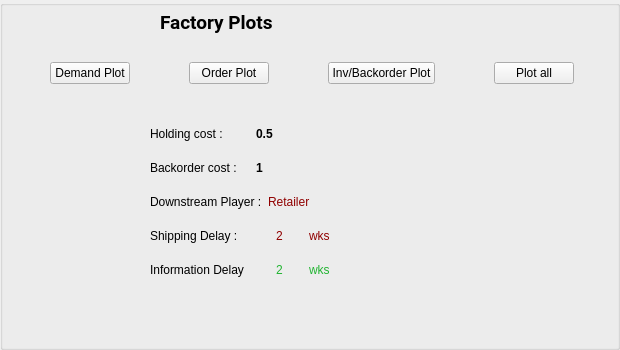
     <widget class="QGroupBox" name="groupBox_4">
      <property name="geometry">
       <rect>
        <x>650</x>
        <y>360</y>
        <width>620</width>
        <height>350</height>
       </rect>
      </property>
      <property name="styleSheet">
       <string notr="true"/>
      </property>
      <property name="title">
       <string/>
      </property>
      <widget class="QWidget" name="layoutWidget_50">
       <property name="geometry">
        <rect>
         <x>160</x>
         <y>10</y>
         <width>522</width>
         <height>25</height>
        </rect>
       </property>
       <layout class="QHBoxLayout" name="horizontalLayout_74">
        <item>
         <widget class="QLabel" name="label_203">
          <property name="font">
           <font>
            <family>Roboto</family>
            <pointsize>14</pointsize>
            <weight>75</weight>
            <bold>true</bold>
           </font>
          </property>
          <property name="text">
           <string>Factory Plots</string>
          </property>
         </widget>
        </item>
       </layout>
      </widget>
      <widget class="QGroupBox" name="groupBox_9">
       <property name="geometry">
        <rect>
         <x>640</x>
         <y>358</y>
         <width>620</width>
         <height>350</height>
        </rect>
       </property>
       <property name="title">
        <string/>
       </property>
       <widget class="QWidget" name="layoutWidget_51">
        <property name="geometry">
         <rect>
          <x>110</x>
          <y>10</y>
          <width>332</width>
          <height>19</height>
         </rect>
        </property>
        <layout class="QHBoxLayout" name="horizontalLayout_75">
         <item>
          <widget class="QLabel" name="label_204">
           <property name="text">
            <string>Inventory and Order Status Plots for</string>
           </property>
          </widget>
         </item>
         <item>
          <widget class="QLabel" name="label_205">
           <property name="text">
            <string>Wholesaler</string>
           </property>
          </widget>
         </item>
        </layout>
       </widget>
       <widget class="QWidget" name="layoutWidget_52">
        <property name="geometry">
         <rect>
          <x>60</x>
          <y>60</y>
          <width>295</width>
          <height>76</height>
         </rect>
        </property>
        <layout class="QVBoxLayout" name="verticalLayout_29">
         <item>
          <layout class="QHBoxLayout" name="horizontalLayout_76">
           <item>
            <widget class="QPushButton" name="pushButton_19">
             <property name="text">
              <string>Demand Plot</string>
             </property>
            </widget>
           </item>
           <item>
            <spacer name="horizontalSpacer_9">
             <property name="orientation">
              <enum>Qt::Horizontal</enum>
             </property>
             <property name="sizeHint" stdset="0">
              <size>
               <width>40</width>
               <height>20</height>
              </size>
             </property>
            </spacer>
           </item>
           <item>
            <widget class="QPushButton" name="pushButton_20">
             <property name="text">
              <string>Order Plot</string>
             </property>
            </widget>
           </item>
          </layout>
         </item>
         <item>
          <layout class="QHBoxLayout" name="horizontalLayout_77">
           <item>
            <widget class="QPushButton" name="pushButton_21">
             <property name="text">
              <string>Inv/Backorder Plot</string>
             </property>
            </widget>
           </item>
           <item>
            <spacer name="horizontalSpacer_10">
             <property name="orientation">
              <enum>Qt::Horizontal</enum>
             </property>
             <property name="sizeHint" stdset="0">
              <size>
               <width>40</width>
               <height>20</height>
              </size>
             </property>
            </spacer>
           </item>
           <item>
            <widget class="QPushButton" name="pushButton_22">
             <property name="text">
              <string>Plot all</string>
             </property>
            </widget>
           </item>
          </layout>
         </item>
        </layout>
       </widget>
       <widget class="QWidget" name="layoutWidget_53">
        <property name="geometry">
         <rect>
          <x>130</x>
          <y>180</y>
          <width>205</width>
          <height>164</height>
         </rect>
        </property>
        <layout class="QVBoxLayout" name="verticalLayout_30">
         <item>
          <layout class="QHBoxLayout" name="horizontalLayout_78">
           <item>
            <widget class="QLabel" name="label_206">
             <property name="text">
              <string>Holding cost :</string>
             </property>
            </widget>
           </item>
           <item>
            <widget class="QLabel" name="label_207">
             <property name="text">
              <string>0.5</string>
             </property>
            </widget>
           </item>
          </layout>
         </item>
         <item>
          <layout class="QHBoxLayout" name="horizontalLayout_79">
           <item>
            <widget class="QLabel" name="label_208">
             <property name="text">
              <string>Backorder cost :</string>
             </property>
            </widget>
           </item>
           <item>
            <widget class="QLabel" name="label_209">
             <property name="text">
              <string>1</string>
             </property>
            </widget>
           </item>
          </layout>
         </item>
         <item>
          <layout class="QHBoxLayout" name="horizontalLayout_80">
           <item>
            <widget class="QLabel" name="label_210">
             <property name="text">
              <string>Downstream Player :</string>
             </property>
            </widget>
           </item>
           <item>
            <widget class="QLabel" name="label_211">
             <property name="text">
              <string>Retailer</string>
             </property>
            </widget>
           </item>
          </layout>
         </item>
         <item>
          <layout class="QHBoxLayout" name="horizontalLayout_81">
           <item>
            <widget class="QLabel" name="label_212">
             <property name="text">
              <string>Upstream Player :</string>
             </property>
            </widget>
           </item>
           <item>
            <widget class="QLabel" name="label_213">
             <property name="text">
              <string>Distributor</string>
             </property>
            </widget>
           </item>
          </layout>
         </item>
         <item>
          <layout class="QHBoxLayout" name="horizontalLayout_82">
           <item>
            <widget class="QLabel" name="label_214">
             <property name="text">
              <string>Shipping Delay :</string>
             </property>
            </widget>
           </item>
           <item>
            <layout class="QHBoxLayout" name="horizontalLayout_83">
             <item>
              <widget class="QLabel" name="label_215">
               <property name="text">
                <string>2</string>
               </property>
               <property name="alignment">
                <set>Qt::AlignCenter</set>
               </property>
              </widget>
             </item>
             <item>
              <widget class="QLabel" name="label_216">
               <property name="text">
                <string>wks</string>
               </property>
              </widget>
             </item>
            </layout>
           </item>
          </layout>
         </item>
         <item>
          <layout class="QHBoxLayout" name="horizontalLayout_84">
           <item>
            <widget class="QLabel" name="label_217">
             <property name="text">
              <string>Information Delay</string>
             </property>
            </widget>
           </item>
           <item>
            <layout class="QHBoxLayout" name="horizontalLayout_85">
             <item>
              <widget class="QLabel" name="label_218">
               <property name="enabled">
                <bool>true</bool>
               </property>
               <property name="text">
                <string>2</string>
               </property>
               <property name="alignment">
                <set>Qt::AlignCenter</set>
               </property>
              </widget>
             </item>
             <item>
              <widget class="QLabel" name="label_219">
               <property name="text">
                <string>wks</string>
               </property>
              </widget>
             </item>
            </layout>
           </item>
          </layout>
         </item>
        </layout>
       </widget>
       <widget class="QWidget" name="layoutWidget_54">
        <property name="geometry">
         <rect>
          <x>103</x>
          <y>150</y>
          <width>253</width>
          <height>19</height>
         </rect>
        </property>
        <layout class="QHBoxLayout" name="horizontalLayout_86">
         <item>
          <widget class="QLabel" name="label_220">
           <property name="text">
            <string>Supply chain settings for</string>
           </property>
          </widget>
         </item>
         <item>
          <widget class="QLabel" name="label_221">
           <property name="text">
            <string>Wholesaler</string>
           </property>
          </widget>
         </item>
        </layout>
       </widget>
      </widget>
      <widget class="QGroupBox" name="groupBox_17">
       <property name="geometry">
        <rect>
         <x>0</x>
         <y>358</y>
         <width>620</width>
         <height>350</height>
        </rect>
       </property>
       <property name="title">
        <string/>
       </property>
       <widget class="QLabel" name="label_224">
        <property name="geometry">
         <rect>
          <x>20</x>
          <y>50</y>
          <width>501</width>
          <height>41</height>
         </rect>
        </property>
        <property name="text">
         <string>When all the Players have placed an order, you will automatically be advanced to the next week 10 seconds after.</string>
        </property>
        <property name="wordWrap">
         <bool>true</bool>
        </property>
       </widget>
       <widget class="QWidget" name="layoutWidget_56">
        <property name="geometry">
         <rect>
          <x>20</x>
          <y>160</y>
          <width>200</width>
          <height>92</height>
         </rect>
        </property>
        <layout class="QHBoxLayout" name="horizontalLayout_88">
         <item>
          <layout class="QVBoxLayout" name="verticalLayout_31">
           <item>
            <widget class="QLabel" name="label_225">
             <property name="text">
              <string>Factory</string>
             </property>
            </widget>
           </item>
           <item>
            <widget class="QLabel" name="label_226">
             <property name="text">
              <string>Distributor</string>
             </property>
            </widget>
           </item>
           <item>
            <widget class="QLabel" name="label_227">
             <property name="text">
              <string>Wholesaler</string>
             </property>
            </widget>
           </item>
           <item>
            <widget class="QLabel" name="label_228">
             <property name="text">
              <string>Retailer</string>
             </property>
            </widget>
           </item>
          </layout>
         </item>
         <item>
          <layout class="QVBoxLayout" name="verticalLayout_32">
           <item>
            <widget class="QLabel" name="label_229">
             <property name="text">
              <string>Has not ordered</string>
             </property>
            </widget>
           </item>
           <item>
            <widget class="QLabel" name="label_230">
             <property name="text">
              <string>Order placed</string>
             </property>
            </widget>
           </item>
           <item>
            <widget class="QLabel" name="label_231">
             <property name="text">
              <string>Has not ordered</string>
             </property>
            </widget>
           </item>
           <item>
            <widget class="QLabel" name="label_232">
             <property name="text">
              <string>Order placed</string>
             </property>
            </widget>
           </item>
          </layout>
         </item>
        </layout>
       </widget>
       <widget class="QWidget" name="layoutWidget_57">
        <property name="geometry">
         <rect>
          <x>20</x>
          <y>120</y>
          <width>56</width>
          <height>19</height>
         </rect>
        </property>
        <layout class="QHBoxLayout" name="horizontalLayout_89">
         <item>
          <widget class="QLabel" name="label_233">
           <property name="text">
            <string>Week</string>
           </property>
          </widget>
         </item>
         <item>
          <widget class="QLabel" name="label_234">
           <property name="text">
            <string>2</string>
           </property>
           <property name="alignment">
            <set>Qt::AlignCenter</set>
           </property>
          </widget>
         </item>
        </layout>
       </widget>
       <widget class="QWidget" name="layoutWidget_58">
        <property name="geometry">
         <rect>
          <x>90</x>
          <y>10</y>
          <width>341</width>
          <height>19</height>
         </rect>
        </property>
        <layout class="QHBoxLayout" name="horizontalLayout_90">
         <item>
          <widget class="QLabel" name="label_235">
           <property name="text">
            <string>Status of Other Supply Chain Members of Game</string>
           </property>
          </widget>
         </item>
         <item>
          <widget class="QLabel" name="label_236">
           <property name="text">
            <string>1</string>
           </property>
           <property name="alignment">
            <set>Qt::AlignCenter</set>
           </property>
          </widget>
         </item>
        </layout>
       </widget>
      </widget>
      <widget class="QGroupBox" name="groupBox_20">
       <property name="geometry">
        <rect>
         <x>638</x>
         <y>0</y>
         <width>620</width>
         <height>350</height>
        </rect>
       </property>
       <property name="title">
        <string/>
       </property>
       <widget class="QLabel" name="label_237">
        <property name="geometry">
         <rect>
          <x>90</x>
          <y>10</y>
          <width>291</width>
          <height>20</height>
         </rect>
        </property>
        <property name="text">
         <string>Wholesaler Information for the last 10 weeks</string>
        </property>
       </widget>
       <widget class="QLabel" name="label_238">
        <property name="geometry">
         <rect>
          <x>30</x>
          <y>50</y>
          <width>371</width>
          <height>16</height>
         </rect>
        </property>
        <property name="text">
         <string>Note: the two orders placed to Wholesaler before week 1 are</string>
        </property>
       </widget>
       <widget class="QLabel" name="label_239">
        <property name="geometry">
         <rect>
          <x>390</x>
          <y>50</y>
          <width>16</width>
          <height>16</height>
         </rect>
        </property>
        <property name="text">
         <string>4</string>
        </property>
        <property name="alignment">
         <set>Qt::AlignCenter</set>
        </property>
       </widget>
       <widget class="QLabel" name="label_240">
        <property name="geometry">
         <rect>
          <x>405</x>
          <y>50</y>
          <width>21</width>
          <height>16</height>
         </rect>
        </property>
        <property name="text">
         <string>and</string>
        </property>
       </widget>
       <widget class="QLabel" name="label_241">
        <property name="geometry">
         <rect>
          <x>425</x>
          <y>50</y>
          <width>16</width>
          <height>16</height>
         </rect>
        </property>
        <property name="text">
         <string>4</string>
        </property>
        <property name="alignment">
         <set>Qt::AlignCenter</set>
        </property>
       </widget>
       <widget class="QLabel" name="label_242">
        <property name="geometry">
         <rect>
          <x>440</x>
          <y>50</y>
          <width>31</width>
          <height>16</height>
         </rect>
        </property>
        <property name="text">
         <string>units.</string>
        </property>
       </widget>
       <widget class="QTableWidget" name="tableWidget_5">
        <property name="geometry">
         <rect>
          <x>70</x>
          <y>90</y>
          <width>491</width>
          <height>51</height>
         </rect>
        </property>
        <property name="rowCount">
         <number>2</number>
        </property>
        <property name="columnCount">
         <number>7</number>
        </property>
        <attribute name="horizontalHeaderVisible">
         <bool>false</bool>
        </attribute>
        <attribute name="horizontalHeaderCascadingSectionResizes">
         <bool>true</bool>
        </attribute>
        <attribute name="horizontalHeaderMinimumSectionSize">
         <number>15</number>
        </attribute>
        <attribute name="horizontalHeaderDefaultSectionSize">
         <number>70</number>
        </attribute>
        <attribute name="verticalHeaderVisible">
         <bool>false</bool>
        </attribute>
        <attribute name="verticalHeaderDefaultSectionSize">
         <number>21</number>
        </attribute>
        <row>
         <property name="text">
          <string>titleRow</string>
         </property>
         <property name="font">
          <font>
           <weight>75</weight>
           <bold>true</bold>
          </font>
         </property>
         <property name="textAlignment">
          <set>AlignCenter</set>
         </property>
         <property name="background">
          <color>
           <red>220</red>
           <green>220</green>
           <blue>220</blue>
          </color>
         </property>
         <property name="foreground">
          <brush brushstyle="NoBrush">
           <color alpha="255">
            <red>0</red>
            <green>0</green>
            <blue>0</blue>
           </color>
          </brush>
         </property>
        </row>
        <row>
         <property name="text">
          <string>dataRow</string>
         </property>
        </row>
        <column/>
        <column/>
        <column/>
        <column/>
        <column/>
        <column/>
        <column/>
        <item row="0" column="0">
         <property name="text">
          <string>Week</string>
         </property>
        </item>
        <item row="0" column="1">
         <property name="text">
          <string>Inv/Blk</string>
         </property>
        </item>
        <item row="0" column="2">
         <property name="text">
          <string>Demand</string>
         </property>
        </item>
        <item row="0" column="3">
         <property name="text">
          <string>Incom. ships</string>
         </property>
        </item>
        <item row="0" column="4">
         <property name="text">
          <string>Outg. ships</string>
         </property>
        </item>
        <item row="0" column="5">
         <property name="text">
          <string>Orders</string>
         </property>
        </item>
        <item row="0" column="6">
         <property name="text">
          <string>Curr. cost</string>
         </property>
        </item>
        <item row="1" column="0">
         <property name="text">
          <string>1</string>
         </property>
        </item>
        <item row="1" column="1">
         <property name="text">
          <string>12</string>
         </property>
        </item>
        <item row="1" column="2">
         <property name="text">
          <string>4</string>
         </property>
        </item>
        <item row="1" column="3">
         <property name="text">
          <string>4</string>
         </property>
        </item>
        <item row="1" column="4">
         <property name="text">
          <string>4</string>
         </property>
        </item>
        <item row="1" column="5">
         <property name="text">
          <string>4</string>
         </property>
        </item>
        <item row="1" column="6">
         <property name="text">
          <string>6</string>
         </property>
        </item>
       </widget>
      </widget>
      <widget class="QWidget" name="layoutWidget_60">
       <property name="geometry">
        <rect>
         <x>150</x>
         <y>120</y>
         <width>205</width>
         <height>164</height>
        </rect>
       </property>
       <layout class="QVBoxLayout" name="verticalLayout_34">
        <item>
         <layout class="QHBoxLayout" name="horizontalLayout_93">
          <item>
           <widget class="QLabel" name="label_243">
            <property name="text">
             <string>Holding cost :</string>
            </property>
           </widget>
          </item>
          <item>
           <widget class="QLabel" name="label_244">
            <property name="font">
             <font>
              <weight>75</weight>
              <bold>true</bold>
             </font>
            </property>
            <property name="text">
             <string>0.5</string>
            </property>
           </widget>
          </item>
         </layout>
        </item>
        <item>
         <layout class="QHBoxLayout" name="horizontalLayout_94">
          <item>
           <widget class="QLabel" name="label_245">
            <property name="text">
             <string>Backorder cost :</string>
            </property>
           </widget>
          </item>
          <item>
           <widget class="QLabel" name="label_246">
            <property name="font">
             <font>
              <weight>75</weight>
              <bold>true</bold>
             </font>
            </property>
            <property name="text">
             <string>1</string>
            </property>
           </widget>
          </item>
         </layout>
        </item>
        <item>
         <layout class="QHBoxLayout" name="horizontalLayout_95">
          <item>
           <widget class="QLabel" name="label_247">
            <property name="text">
             <string>Downstream Player :</string>
            </property>
           </widget>
          </item>
          <item>
           <widget class="QLabel" name="label_248">
            <property name="text">
             <string>&lt;html&gt;&lt;head/&gt;&lt;body&gt;&lt;p&gt;&lt;span style=&quot; color:#900000;&quot;&gt;Retailer&lt;/span&gt;&lt;/p&gt;&lt;/body&gt;&lt;/html&gt;</string>
            </property>
           </widget>
          </item>
         </layout>
        </item>
        <item>
         <layout class="QHBoxLayout" name="horizontalLayout_97">
          <item>
           <widget class="QLabel" name="label_251">
            <property name="text">
             <string>Shipping Delay :</string>
            </property>
           </widget>
          </item>
          <item>
           <layout class="QHBoxLayout" name="horizontalLayout_98">
            <item>
             <widget class="QLabel" name="label_252">
              <property name="text">
               <string>&lt;html&gt;&lt;head/&gt;&lt;body&gt;&lt;p&gt;&lt;span style=&quot; color:#900000;&quot;&gt;2&lt;/span&gt;&lt;/p&gt;&lt;/body&gt;&lt;/html&gt;</string>
              </property>
              <property name="alignment">
               <set>Qt::AlignCenter</set>
              </property>
             </widget>
            </item>
            <item>
             <widget class="QLabel" name="label_253">
              <property name="text">
               <string>&lt;html&gt;&lt;head/&gt;&lt;body&gt;&lt;p&gt;&lt;span style=&quot; color:#900000;&quot;&gt;wks&lt;/span&gt;&lt;/p&gt;&lt;/body&gt;&lt;/html&gt;</string>
              </property>
             </widget>
            </item>
           </layout>
          </item>
         </layout>
        </item>
        <item>
         <layout class="QHBoxLayout" name="horizontalLayout_99">
          <item>
           <widget class="QLabel" name="label_254">
            <property name="text">
             <string>Information Delay</string>
            </property>
           </widget>
          </item>
          <item>
           <layout class="QHBoxLayout" name="horizontalLayout_100">
            <item>
             <widget class="QLabel" name="label_255">
              <property name="enabled">
               <bool>true</bool>
              </property>
              <property name="text">
               <string>&lt;html&gt;&lt;head/&gt;&lt;body&gt;&lt;p&gt;&lt;span style=&quot; color:#22b432;&quot;&gt;2&lt;/span&gt;&lt;/p&gt;&lt;/body&gt;&lt;/html&gt;</string>
              </property>
              <property name="alignment">
               <set>Qt::AlignCenter</set>
              </property>
             </widget>
            </item>
            <item>
             <widget class="QLabel" name="label_256">
              <property name="text">
               <string>&lt;html&gt;&lt;head/&gt;&lt;body&gt;&lt;p&gt;&lt;span style=&quot; color:#22b432;&quot;&gt;wks&lt;/span&gt;&lt;/p&gt;&lt;/body&gt;&lt;/html&gt;</string>
              </property>
             </widget>
            </item>
           </layout>
          </item>
         </layout>
        </item>
       </layout>
      </widget>
      <widget class="QWidget" name="layoutWidget">
       <property name="geometry">
        <rect>
         <x>50</x>
         <y>60</y>
         <width>524</width>
         <height>27</height>
        </rect>
       </property>
       <layout class="QHBoxLayout" name="horizontalLayout_2">
        <item>
         <widget class="QPushButton" name="pushButton_23">
          <property name="text">
           <string>Demand Plot</string>
          </property>
         </widget>
        </item>
        <item>
         <spacer name="horizontalSpacer_11">
          <property name="orientation">
           <enum>Qt::Horizontal</enum>
          </property>
          <property name="sizeHint" stdset="0">
           <size>
            <width>40</width>
            <height>20</height>
           </size>
          </property>
         </spacer>
        </item>
        <item>
         <widget class="QPushButton" name="pushButton_24">
          <property name="text">
           <string>Order Plot</string>
          </property>
         </widget>
        </item>
        <item>
         <spacer name="horizontalSpacer_13">
          <property name="orientation">
           <enum>Qt::Horizontal</enum>
          </property>
          <property name="sizeHint" stdset="0">
           <size>
            <width>40</width>
            <height>20</height>
           </size>
          </property>
         </spacer>
        </item>
        <item>
         <widget class="QPushButton" name="pushButton_25">
          <property name="text">
           <string>Inv/Backorder Plot</string>
          </property>
         </widget>
        </item>
        <item>
         <spacer name="horizontalSpacer_12">
          <property name="orientation">
           <enum>Qt::Horizontal</enum>
          </property>
          <property name="sizeHint" stdset="0">
           <size>
            <width>40</width>
            <height>20</height>
           </size>
          </property>
         </spacer>
        </item>
        <item>
         <widget class="QPushButton" name="pushButton_26">
          <property name="text">
           <string>Plot all</string>
          </property>
         </widget>
        </item>
       </layout>
      </widget>
     </widget>
